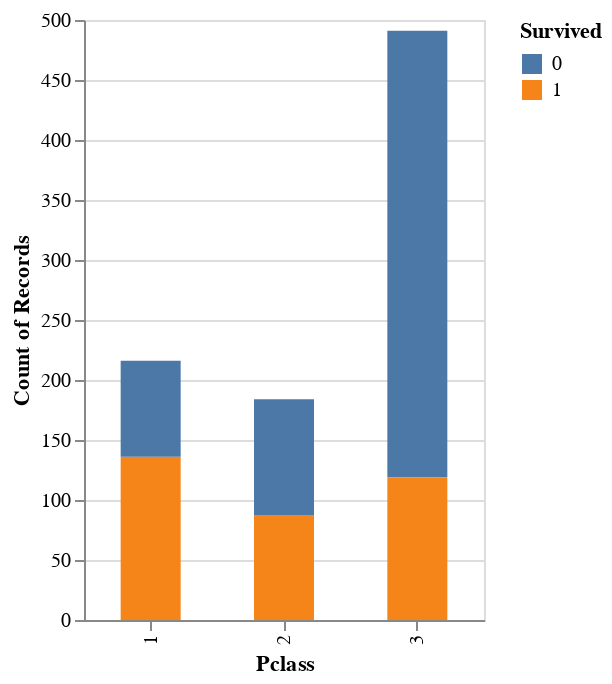

Write notebook code for a chart like this one.
### Code cell
graf.mark_bar(size=30).encode(
    x='Pclass:O',
    y='count(Pclass)',
    color='Survived:N'
    ).properties(width=200)

### Figure 1 — Vega-Lite specification as saved in the notebook (floating-point values rounded to 4 significant figures; data arrays with more than 128 entries replaced by an {"elided": "..."} marker saying what was removed)
{"config": {"view": {"continuousWidth": 400, "continuousHeight": 300}}, "data": {"name": "data-93290830beea3a875eeab316df346c54"}, "mark": {"type": "bar", "size": 30}, "encoding": {"color": {"field": "Survived", "type": "nominal"}, "x": {"field": "Pclass", "type": "ordinal"}, "y": {"aggregate": "count", "field": "Pclass", "type": "quantitative"}}, "width": 200, "$schema": "https://vega.github.io/schema/vega-lite/v4.17.0.json", "datasets": {"data-93290830beea3a875eeab316df346c54": {"elided": "891 records"}}}
